Frame 1 (no input): blank canvas, image omitted
Frame 60 (no input): blank canvas, image omitted
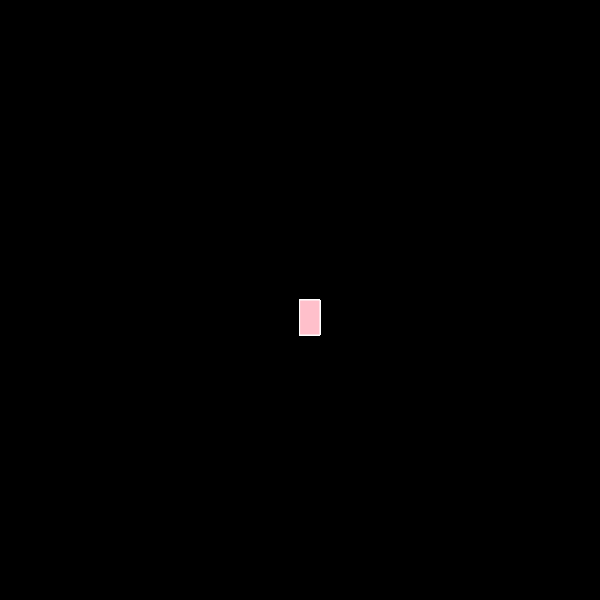
Frame 120 (the mouse pressed at the canvas centre since frame 60)

The p5.js sketch whose frames 1 and 60 were blank and that drew this single picture after the mouse press (run headless with seeded random() and noise() and a simulated clock; from frame 60 on, the mouse is pressed at the canvas centre):

// p5.js sketch
// ── sketch.js
function setup() {
    createCanvas(600, 600);
    background("black")
  }
  
  function draw() {
    stroke("white");
    fill("pink");
    
    if(mouseIsPressed){
      rect(mouseX, mouseY, 20, 35);
    }
    
  }
